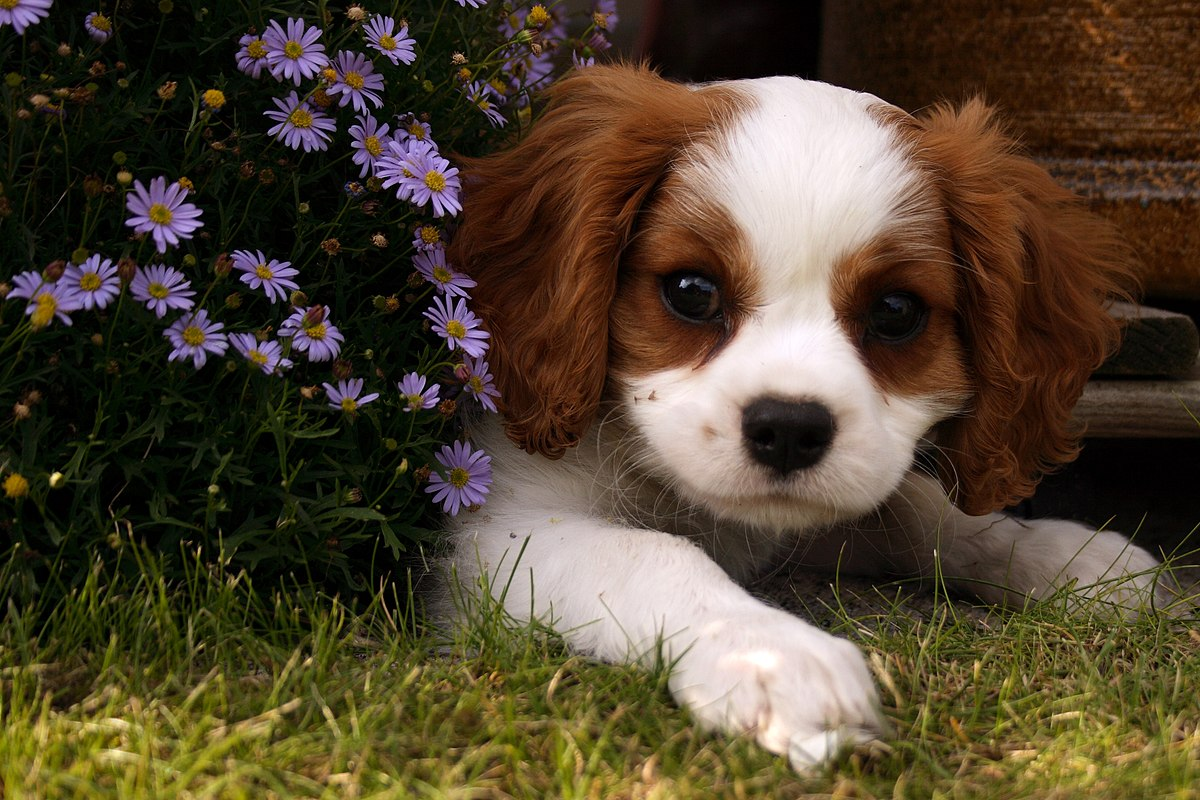
#> input picture basic_operation_opencv/Basic_operations/dog.jpg, 1200 x 800 px
$ python resizing.py
#> lines starting #> are read from the running program, lines starting #| are printed output that depends on the picture
# resizing o'lchamini o'zgartirish

import os

import cv2


img = cv2.imread(os.path.join('.', 'dog.jpg'))
#> img is the input picture: shape (800, 1200, 3); mean B, G, R 48.1, 67.4, 80.6

resized_img = cv2.resize(img, (640, 640))
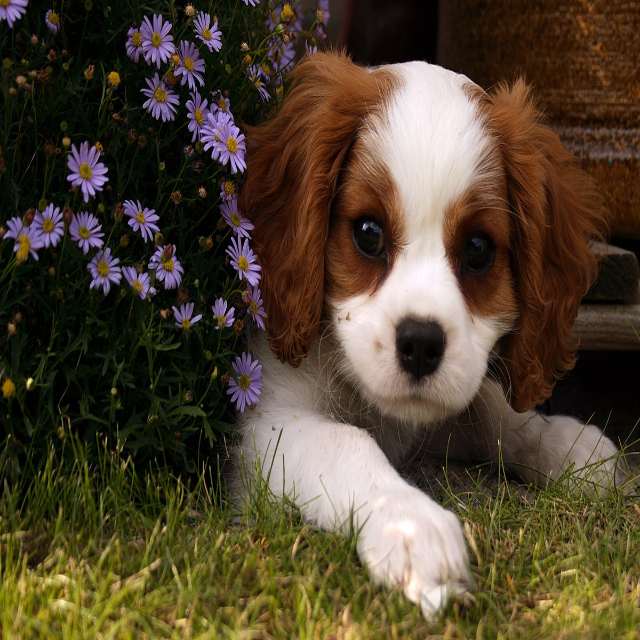
#> resized_img: shape (640, 640, 3); mean B, G, R 48, 67.3, 80.5

print(img.shape)
#| (800, 1200, 3)
print(resized_img.shape)
#| (640, 640, 3)

cv2.imshow('img', img)
cv2.imshow('resized_img', resized_img)
cv2.waitKey(0)
